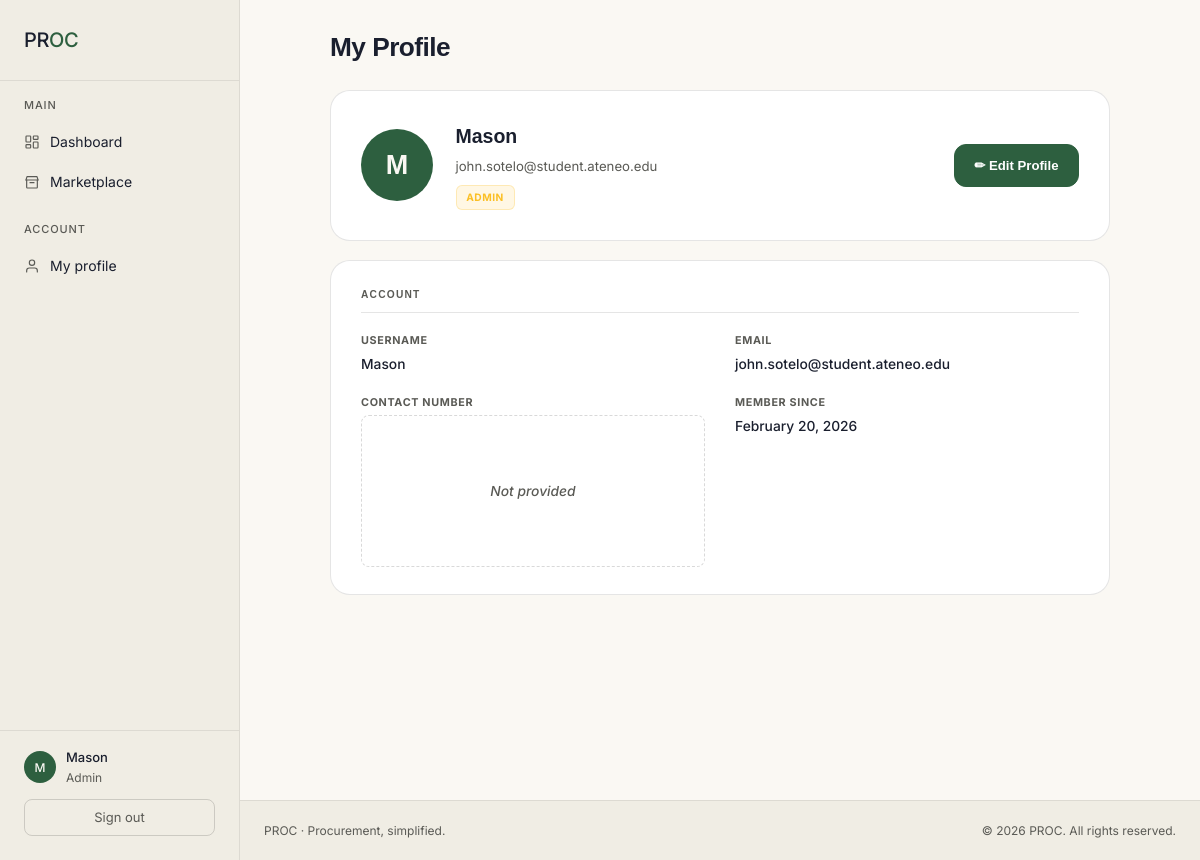
The page /profile/ (signed in) on the database its author committed.
### authentication/models.py (models this page shows, shortened)
class Client(AbstractBaseUser, PermissionsMixin):
    ACCOUNT_TYPE_CHOICES = [
        ('business', 'Business'),
        ('consumer', 'Consumer'),
        ('admin', 'Admin'),
    ]
    username = models.CharField(max_length=150, unique=True)
    email = models.EmailField(unique=True)
    account_type = models.CharField(max_length=20, choices=ACCOUNT_TYPE_CHOICES)
    contact_number = models.CharField(max_length=20, blank=True)
    profile_image = models.ImageField(upload_to='uploads/profile_pictures/', null=True, blank=True)
    is_active = models.BooleanField(default=True)
    is_staff = models.BooleanField(default=False)
    date_joined = models.DateTimeField(default=timezone.now)
    objects = ClientManager()
    USERNAME_FIELD = 'username'
    REQUIRED_FIELDS = ['email']
    class Meta:
        db_table = 'client'
        verbose_name = 'Client'
        verbose_name_plural = 'Clients'
    @property
    def is_business(self):
        return self.account_type == 'business'
    @property
    def is_consumer(self):
        return self.account_type == 'consumer'

### profiles/views.py (the view)
# urls.py: path('', views.my_profile_view, name='my_profile'),
@login_required
def my_profile_view(request):
    profile = None
    if request.user.is_business:
        profile = getattr(request.user, 'business_profile', None)
    elif request.user.is_consumer:
        profile = getattr(request.user, 'consumer_profile', None)
    return render(request, 'profiles/my_profile.html', {'profile': profile})

### templates/profiles/my_profile.html (shortened to what this page needs)
{% extends "base.html" %}
{% block content %}
<div class="page-wrap">
    <div class="page-title">My Profile</div>
    <div class="profile-header">
        <div class="profile-avatar">
            {% if user.profile_image %}
                <img src="{{ user.profile_image.url }}" alt="{{ user.username }} profile picture">
            {% else %}
                {{ user.username|first|upper }}
            {% endif %}
        </div>
        <div class="profile-meta">
            <div class="profile-name">{{ user.username }}</div>
            <div class="profile-email">{{ user.email }}</div>
            <div class="profile-badges">
                <span class="badge badge-{{ user.account_type }}">{{ user.account_type }}</span>
            </div>
        </div>
        <a href="{% url 'profiles:edit_profile' %}" class="edit-btn">✏ Edit Profile</a>
    </div>
    <div class="info-card">
        <div class="card-section-title">Account</div>
        <div class="info-grid">
            <div class="info-item">
                <div class="info-label">Username</div>
                <div class="info-value">{{ user.username }}</div>
            </div>
            <div class="info-item">
                <div class="info-label">Email</div>
                <div class="info-value">{{ user.email }}</div>
            </div>
            <div class="info-item">
                <div class="info-label">Contact Number</div>
                <div class="info-value {% if not user.contact_number %}empty{% endif %}">
                    {{ user.contact_number|default:"Not provided" }}
                </div>
            </div>
            <div class="info-item">
                <div class="info-label">Member Since</div>
                <div class="info-value">{{ user.date_joined|date:"F d, Y" }}</div>
            </div>
        </div>
    </div>
</div>
{% endblock %}

### templates/base.html (shortened to what this page needs)
{% load static %}
<!DOCTYPE html>
<html lang="en">
<head>
    <link rel="stylesheet" href="{% static 'css/theme.css' %}">
</head>
<body>
<div class="layout">
    {% if user.is_authenticated %}
    <aside class="sidebar">
        <div class="brand">
            <div class="brand-name">PR<span class="dot">OC</span></div>
        </div>
        <div class="nav-section">
            <div class="nav-label">Main</div>
            <a href="{% url 'dashboard:dashboard' %}" class="nav-link">
                <span class="nav-icon">
                </span> Dashboard
            </a>
            {% if user.business_profile %}
            <a href="{% url 'marketplace:business_marketplace' %}" class="nav-link">
                <span class="nav-icon">
                    <svg viewBox="0 0 24 24" fill="none" stroke="currentColor" stroke-width="1.75" stroke-linecap="round" stroke-linejoin="round"><path d="M3 9l1.5-5h15L21 9"/><path d="M4 9v11a1 1 0 0 0 1 1h14a1 1 0 0 0 1-1V9"/><path d="M3 9h18"/><path d="M9 13h6"/></svg>
                </span> Marketplace
            </a>
            {% else %}
            <a href="{% url 'marketplace:consumer_marketplace' %}" class="nav-link">
                <span class="nav-icon">
                    <svg viewBox="0 0 24 24" fill="none" stroke="currentColor" stroke-width="1.75" stroke-linecap="round" stroke-linejoin="round"><path d="M3 9l1.5-5h15L21 9"/><path d="M4 9v11a1 1 0 0 0 1 1h14a1 1 0 0 0 1-1V9"/><path d="M3 9h18"/><path d="M9 13h6"/></svg>
                </span> Marketplace
            </a>
            {% endif %}
        </div>
        <div class="nav-section">
            <div class="nav-label">Account</div>
            <a href="{% url 'profiles:my_profile' %}" class="nav-link">
                <span class="nav-icon">
                    <svg viewBox="0 0 24 24" fill="none" stroke="currentColor" stroke-width="1.75" stroke-linecap="round" stroke-linejoin="round"><path d="M20 21v-2a4 4 0 0 0-4-4H8a4 4 0 0 0-4 4v2"/><circle cx="12" cy="7" r="4"/></svg>
                </span> My profile
            </a>
        </div>
        <div class="sidebar-footer">
            <div class="user-chip">
                <div class="user-avatar">
                    {% if user.profile_image %}
                        <img src="{{ user.profile_image.url }}" alt="{{ user.username }} profile picture">
                    {% else %}
                        {{ user.username|first|upper }}
                    {% endif %}
                </div>
                <div class="user-info">
                    <div class="user-name">{{ user.username }}</div>
                    <div class="user-role">{{ user.account_type }}</div>
                </div>
            </div>
            <a href="{% url 'authentication:logout' %}" class="sidebar-action">Sign out</a>
        </div>
    </aside>
    {% endif %}
    <main class="main">
        {% block content %}{% endblock %}
    </main>
</div>
{% if user.is_authenticated %}
<footer class="app-footer">
    <div class="app-footer-row">
        <div>PROC · Procurement, simplified.</div>
        <div>&copy; {% now "Y" %} PROC. All rights reserved.</div>
    </div>
</footer>
{% endif %}
</body>
</html>

### static/css/theme.css (style rules this page uses)
:root { --bg-page: #FAF8F3; --bg-surface: #FFFFFF; --bg-secondary: #F0EDE4; --bg-faint: #F5F2EB; --text-primary: #1A1F2E; --text-secondary: #5A5A55; --text-on-accent: #FAF8F3; --accent: #2D5F3F; --accent-bg: #E8EFE9; --accent-hover: #244D33; --border: rgba(0, 0, 0, 0.10); --border-subtle: rgba(0, 0, 0, 0.08); --border-strong: rgba(0, 0, 0, 0.15); --success: #2D5F3F; --warning: #8A6A1F; --warning-bg: #F5EFD9; --danger: #8B2C2C; --danger-bg: #F4E4E4; --space-1: 4px; --space-2: 8px; --space-3: 12px; --space-4: 16px; --space-5: 20px; --space-6: 24px; --space-7: 32px; --space-8: 48px; --radius-sm: 4px; --radius: 8px; --radius-lg: 12px; --font: 'Inter', -apple-system, BlinkMacSystemFont, 'Segoe UI', sans-serif; }
*, *::before, *::after { box-sizing: border-box; margin: 0; padding: 0; }
html, body { min-height: 100%; background: var(--bg-page); color: var(--text-primary); font-family: var(--font); font-size: 15px; line-height: 1.6; font-weight: 400; -webkit-font-smoothing: antialiased; -moz-osx-font-smoothing: grayscale; }
a { color: var(--accent); text-decoration: none; }
.layout { display: flex; min-height: 100vh; }
.sidebar { width: 240px; background: var(--bg-secondary); border-right: 0.5px solid var(--border-subtle); display: flex; flex-direction: column; padding: 20px 0; position: fixed; top: 0; left: 0; bottom: 0; z-index: 10; }
.brand { padding: 4px 24px 24px; border-bottom: 0.5px solid var(--border-subtle); margin-bottom: 16px; }
.brand-name { font-family: var(--font); font-weight: 500; font-size: 20px; letter-spacing: -0.02em; color: var(--text-primary); }
.brand-name .dot { color: var(--accent); }
.nav-section { padding: 0 12px; margin-bottom: 18px; }
.nav-label { font-size: 11px; font-weight: 500; letter-spacing: 0.08em; text-transform: uppercase; color: var(--text-secondary); padding: 0 12px 8px; }
.nav-link { display: flex; align-items: center; gap: 10px; padding: 8px 12px; border-radius: var(--radius); color: var(--text-primary); text-decoration: none; font-size: 14px; font-weight: 400; margin-bottom: 2px; transition: background 0.12s; }
.nav-icon { width: 16px; height: 16px; display: inline-flex; align-items: center; justify-content: center; color: var(--text-secondary); flex-shrink: 0; }
.nav-icon svg { width: 16px; height: 16px; display: block; }
.sidebar-footer { margin-top: auto; padding: 16px 24px 4px; border-top: 0.5px solid var(--border-subtle); }
.user-chip { display: flex; align-items: center; gap: 10px; margin-bottom: 12px; }
.user-avatar { width: 32px; height: 32px; background: var(--accent); color: var(--text-on-accent); border-radius: 50%; display: grid; place-items: center; font-size: 12px; font-weight: 500; flex-shrink: 0; text-transform: uppercase; overflow: hidden; }
.user-info { overflow: hidden; min-width: 0; }
.user-name { font-size: 13px; font-weight: 500; color: var(--text-primary); white-space: nowrap; overflow: hidden; text-overflow: ellipsis; }
.user-role { font-size: 12px; color: var(--text-secondary); text-transform: capitalize; }
.sidebar-action { display: flex; align-items: center; justify-content: center; width: 100%; padding: 7px 12px; background: transparent; border: 0.5px solid var(--border-strong); border-radius: var(--radius); color: var(--text-secondary); font-family: var(--font); font-size: 13px; font-weight: 400; cursor: pointer; text-decoration: none; transition: background 0.12s, color 0.12s; }
.main { margin-left: 240px; flex: 1; padding: 32px 40px 64px; }
.page-title { font-size: 32px; font-weight: 500; letter-spacing: -0.02em; line-height: 1.2; color: var(--text-primary); margin-bottom: 8px; }
.empty { text-align: center; padding: 64px 24px; background: var(--bg-surface); border: 0.5px dashed var(--border-strong); border-radius: var(--radius); }
.app-footer { background: var(--bg-secondary); border-top: 0.5px solid var(--border-subtle); padding: 20px 24px; margin-left: 240px; font-size: 12px; color: var(--text-secondary); }
.app-footer-row { max-width: 1200px; margin: 0 auto; display: flex; justify-content: space-between; align-items: center; gap: 16px; flex-wrap: wrap; }
:root { --navy: var(--bg-page); --panel: var(--bg-surface); --blue: var(--accent); --white: var(--text-primary); --muted: var(--text-secondary); }

### rows shown on the page
Client: username|first "M", username "Mason", account_type "Admin", email "john.sotelo@student.ateneo.edu", account_type "ADMIN", contact_number "Not provided", date_joined "February 20, 2026"
